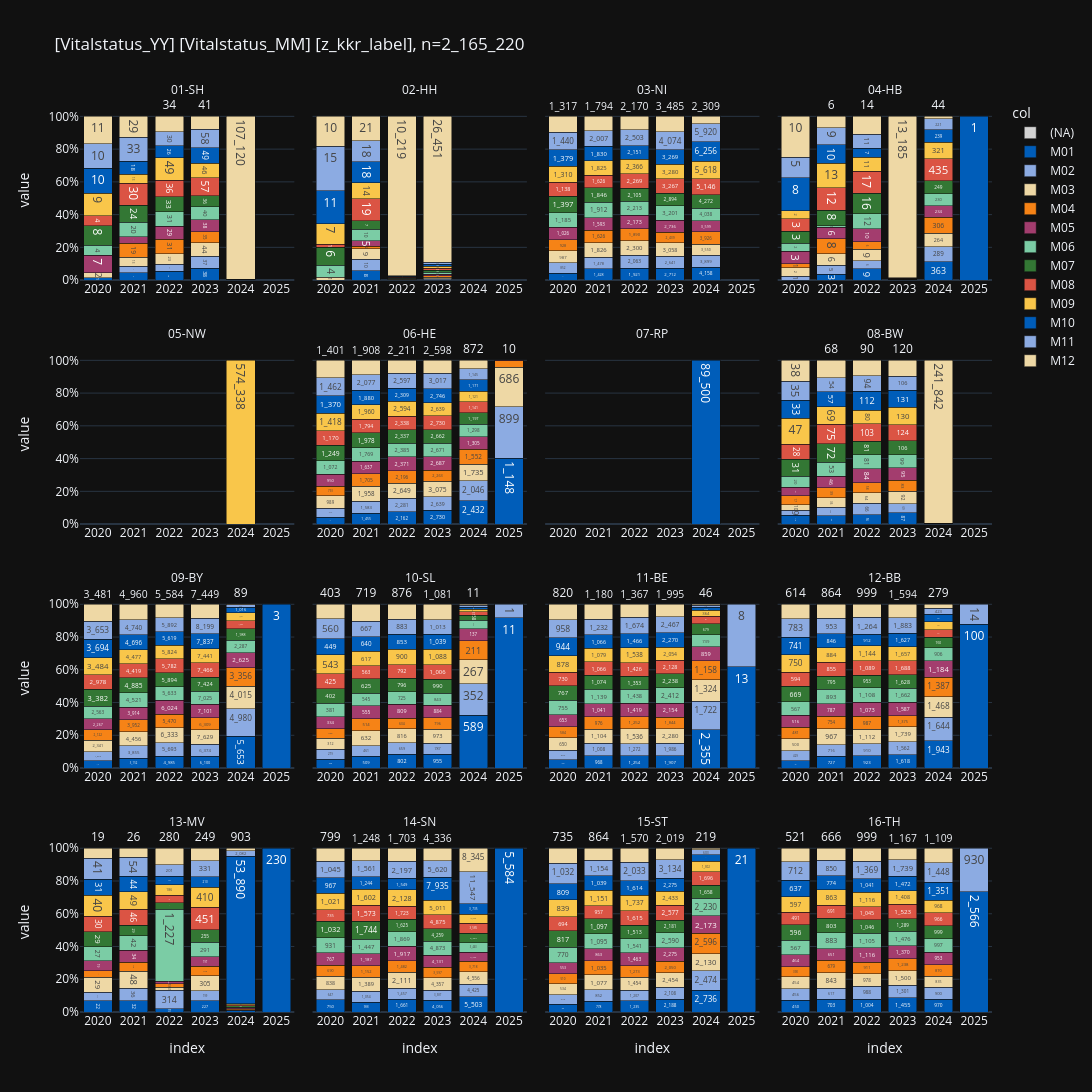

The cell this chart's notebook holds for it:
### Code cell
_filters = [
    FILTERS_DY,
    ("Verstorben = 'N'",""),
    ("year(Datum_Vitalstatus) between 2020 and 2025","Vitalstatus >= 2020"),
]

_filter=hlp.get_duckdb_filter_n(
    con=con,
    query="from Tumor tum join Patient pat on tum.oBDS_RKIPatientId = pat.oBDS_RKIPatientId",
    filters=_filters,
    distinct_metric="z_pat_id",
)

_tu = (con.sql(f"""--sql
    with t1 as (
        select
            year(Datum_Vitalstatus::date)::text as Vitalstatus_YY,
            'M' || lpad(month(Datum_Vitalstatus)::text, 2, '0') as Vitalstatus_MM,
            z_kkr_label,
            --z_pat_id,
        from Patient pat
        join Tumor tum on pat.oBDS_RKIPatientId = tum.oBDS_RKIPatientId
        where {_filter}
    ),
    t2 as (
        select
            *,
            count(*) as cnt,
        from t1
        group by all
    ),
    t3 as (
        SELECT
            range::int16 AS Vitalstatus_YY,
            NULL AS Vitalstatus_MM,
            label AS z_kkr_label,
            0 AS cnt
        FROM range(2020, 2026)
        CROSS JOIN (SELECT unnest(['01-SH', '02-HH', '03-NI','04-HB','05-NW','06-HE','07-RP','08-BW','09-BY','10-SL','11-BE','12-BB','13-MV','14-SN','15-ST','16-TH']) AS label)
    ),
    t4 as (
        select
            Vitalstatus_YY,
            Vitalstatus_MM,
            z_kkr_label,
            cnt,
        from t2
        --union
        --select
        --    Vitalstatus_YY,
        --    Vitalstatus_MM,
        --    z_kkr_label,
        --    cnt,
        --from t3
    )
    select * from t4
    """)
    .to_df()
)
# _tu

_=pls.plot_facet_stacked_bars(
    _tu,
    relative=True,
    subplot_size=400,
    # subplots_per_row=4,
    # top_n_color=5,
    # sort_values_index=True,
    # sort_values_facet=True,
    # show_other=False,
    annotations=True,
    fill_index=True,
    # renderer="png",
)
